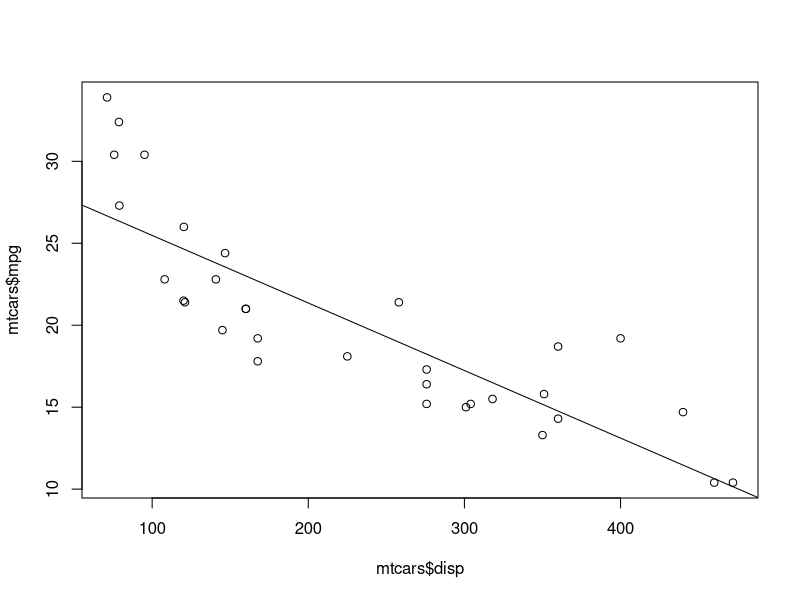

Reproduce this figure in R.
# Stat 128 Class Week 5 dchiang 20190225
summary(mtcars)
mtcars$am <- factor(mtcars$am, levels = c(0,1), labels = c("automatic", "manual"))
str(mtcars)
table(mtcars$am)
summary(mtcars$am)
mtcars$vs <- factor(mtcars$vs, levels = c(0,1), labels = 
                      c("v-shape", "straight"))
summary(mtcars$vs)
table(mtcars$vs)
table(mtcars$am, mtcars$vs)

geardata <- split(mtcars, mtcars$gear) # chunk
geardata[[1]]

plot(mtcars$disp, mtcars$mpg)
mymodel <- lm(mpg ~ disp, data = mtcars)
abline(mymodel)
# same as abline(a = 29.59, b = -0.041)
str(mymodel)
by(mtcars, mtcars$gear, summary)
by(mtcars, mtcars$vs, function(m) lm(m[,1]~m[,4]))
by(mtcars, mtcars$vs, function(x) lm(mpg~disp, data=x))
# byfun <- function(x, y, z) lm(x~y, data=x)
# by(mtcars, mtcars$vs, byfun(x, mpg, disp)) #FAIL
